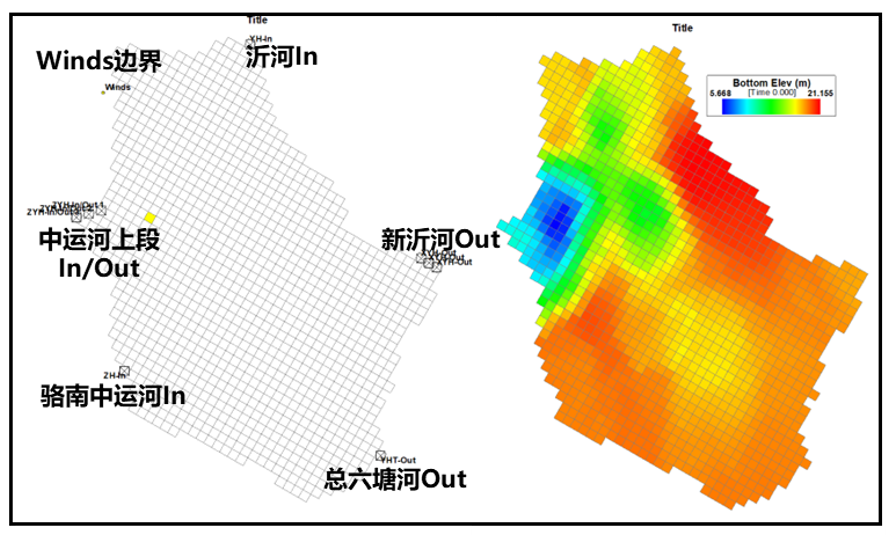
#> input picture 3DWET/case/Lake Luoma/inputs/骆马湖EFDC网格、出入流及底部高程示意.png, 886 x 535 px, found by its file name
$ python analyze_png.py
#> lines starting #> are read from the running program, lines starting #| are printed output that depends on the picture; after the words box and inside, x2 and y2 are one past the last pixel; in counts of white or black regions, pixels touching at a corner belong together
"""Find river marker centroids in reference PNG."""
import numpy as np
from PIL import Image
from scipy import ndimage
import os

PNG_PATH = os.path.join(
    os.path.dirname(os.path.dirname(os.path.abspath(__file__))),
    "case", "inputs", "骆马湖EFDC网格、出入流及底部高程示意.png"
)

img = Image.open(PNG_PATH)
#> img is the input picture: PIL image 886x535 RGBA; mean R, G, B, A 219.1, 210.3, 181.9, 242.6
arr = np.array(img)
r, g, b = arr[:, :, 0], arr[:, :, 1], arr[:, :, 2]
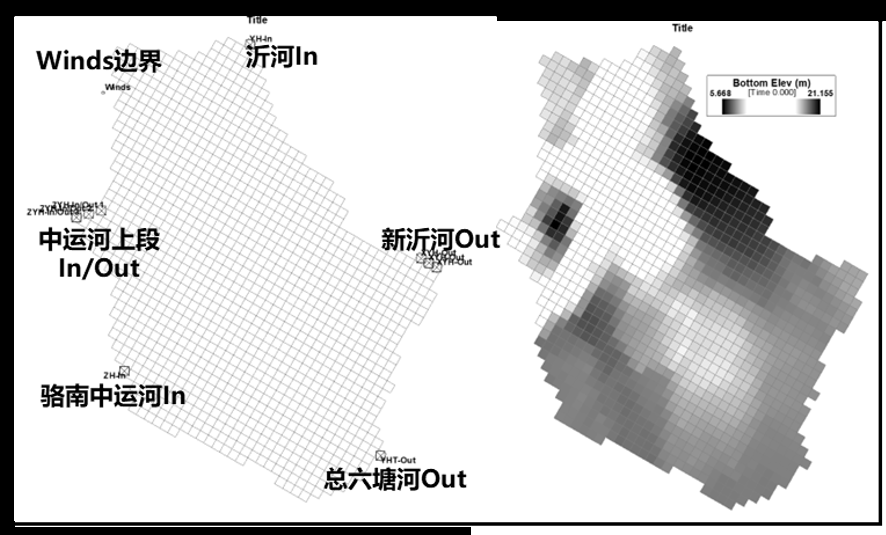
#> g: shape (535, 886); min 0, max 255, mean 210.3
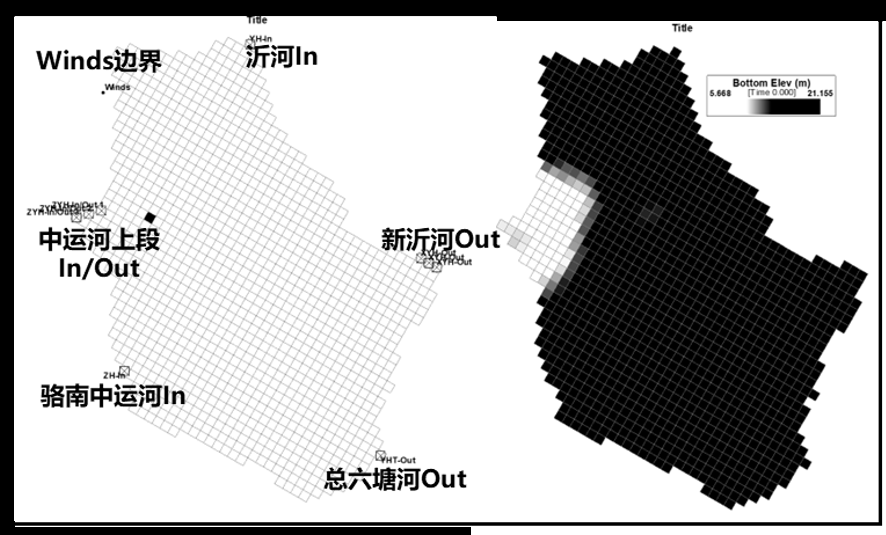
#> b: shape (535, 886); min 0, max 255, mean 181.9

# Find colored regions
red_mask = (r > 200) & (g < 100) & (b < 100)
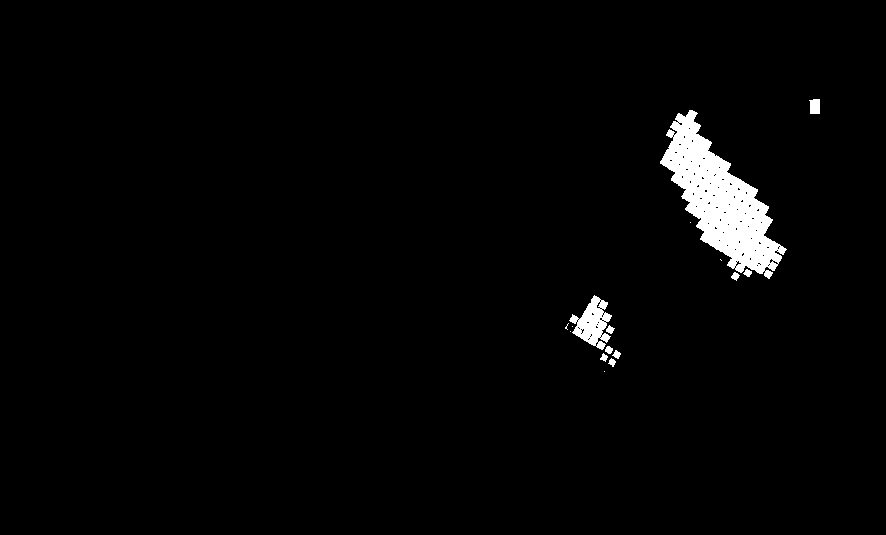
#> red_mask: shape (535, 886) bool; 2.2% white; 16 white regions (6 under 20 px), largest, box (x1, y1, x2, y2) and area: (660, 110, 787, 279) 8890, (569, 295, 612, 350) 1186, (809, 99, 820, 114) 148
blue_mask = (r < 100) & (g < 100) & (b > 200)
#> blue_mask: shape (535, 886) bool; 0.21% white; 2 white regions, box (x1, y1, x2, y2) and area: (542, 199, 573, 250) 854, (722, 99, 733, 114) 149
green_mask = (r < 100) & (g > 200) & (b < 100)
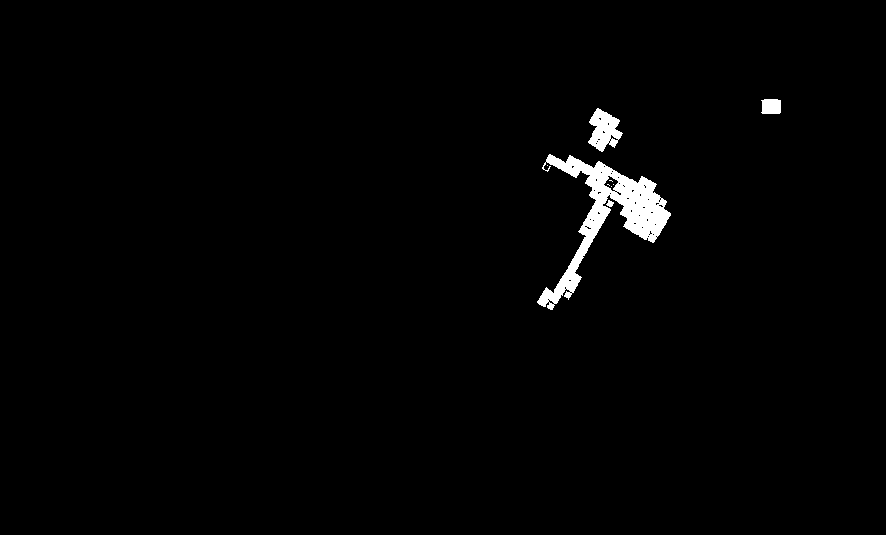
#> green_mask: shape (535, 886) bool; 1.4% white; 9 white regions (5 under 20 px), largest, box (x1, y1, x2, y2) and area: (537, 154, 671, 310) 5416, (588, 108, 623, 152) 902, (761, 99, 781, 114) 281, (606, 200, 614, 207) 35

# Label connected components
for name, mask in [("RED (inflow)", red_mask), ("BLUE (outflow)", blue_mask), ("GREEN", green_mask)]:
    labeled, num = ndimage.label(mask)
    print(f"\n{name}: {num} regions, {np.sum(mask)} pixels total")
    if num > 0:
        for i in range(1, num + 1):
            region = (labeled == i)
            size = np.sum(region)
            if size > 20:  # Filter small noise
                ys, xs = np.where(region)
                cy, cx = ys.mean(), xs.mean()
                print(f"  Region {i}: {size} pixels, centroid=({cy:.0f}, {cx:.0f}), bbox=({ys.min()}-{ys.max()}, {xs.min()}-{xs.max()})")
#> this loop made 3 passes
#> (name, num) on passes 1 to 3: ('RED (inflow)', 26), ('BLUE (outflow)', 2), ('GREEN', 16)
#> (printed output is left out)
#> pass 1, `labeled, num = ndimage.label(mask)`:
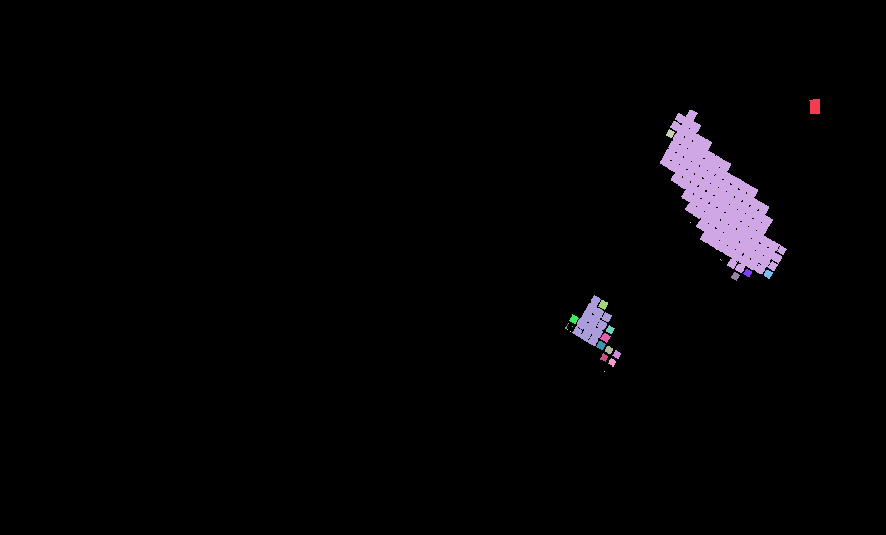
#> labeled: shape (535, 886) int32; 27 distinct labels, from 0 to 26; one colour per label, 0 black
#> after the loop: region: shape (535, 886) bool; 0.01% white; 1 white region, box (x1, y1, x2, y2) and area: (547, 302, 555, 310) 39

# Also find black text (river names)
black_mask = (r < 50) & (g < 50) & (b < 50)
#> black_mask: shape (535, 886) bool; 7.6% white; 148 white regions (82 under 20 px), largest, box (x1, y1, x2, y2) and area: (0, 0, 886, 535) 30294, (373, 468, 396, 490) 241, (66, 384, 88, 407) 228
print(f"\nBlack pixels (text?): {np.sum(black_mask)}")
#| Black pixels (text?): 36079
labeled, num = ndimage.label(black_mask)
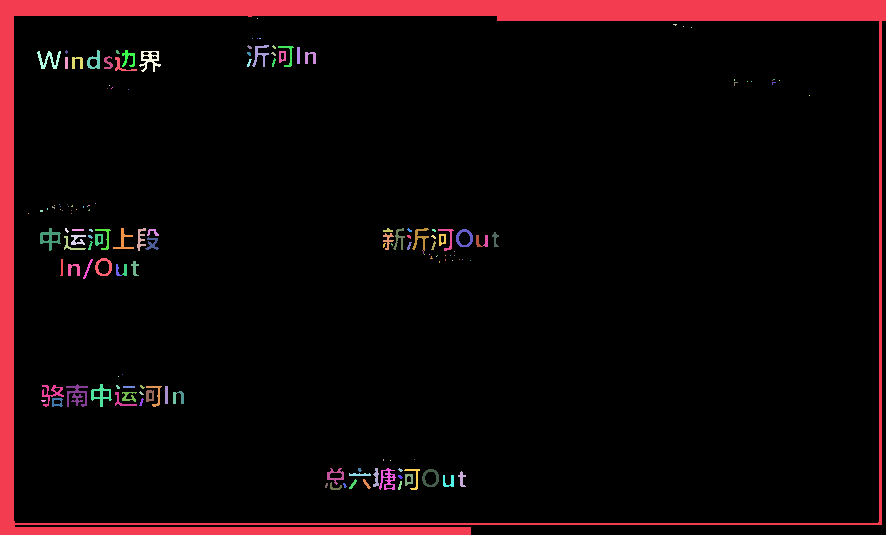
#> labeled: shape (535, 886) int32; 160 distinct labels, from 0 to 159; one colour per label, 0 black
#> num = 159
if num > 0:
    for i in range(1, num + 1):
        region = (labeled == i)
        size = np.sum(region)
        if size > 50:
            ys, xs = np.where(region)
            cy, cx = ys.mean(), xs.mean()
            print(f"  Text region {i}: {size} pixels, centroid=({cy:.0f}, {cx:.0f})")
#> this loop made 159 passes
#> (size, cy, cx) on passes 1, 10, 12, 13, 15, 17, 18, 19, 20, 23, 24, 26: (30294, 178.2, 351.7), (131, 54.34, 259.8), (83, 54.25, 287.9), (51, 55, 298), (118, 60.82, 94.21), (105, 57.91, 128.3), (174, 59.45, 48.46), (204, 59.56, 149.5), (56, 55.96, 281.8), (80, 57.04, 309.9), (60, 62.5, 107.8), (80, 62.01, 76.96)
#> size on passes 2 to 7: 1, 5, 1, 1, 1, 1
#|   Text region 1: 30294 pixels, centroid=(178, 352)
#|   Text region 10: 131 pixels, centroid=(54, 260)
#|   Text region 12: 83 pixels, centroid=(54, 288)
#|   Text region 13: 51 pixels, centroid=(55, 298)
#|   Text region 15: 118 pixels, centroid=(61, 94)
#|   Text region 17: 105 pixels, centroid=(58, 128)
#|   Text region 18: 174 pixels, centroid=(59, 48)
#|   Text region 19: 204 pixels, centroid=(60, 149)
#> (further printed lines are left out)
#> pass 1, `region = (labeled == i)`:
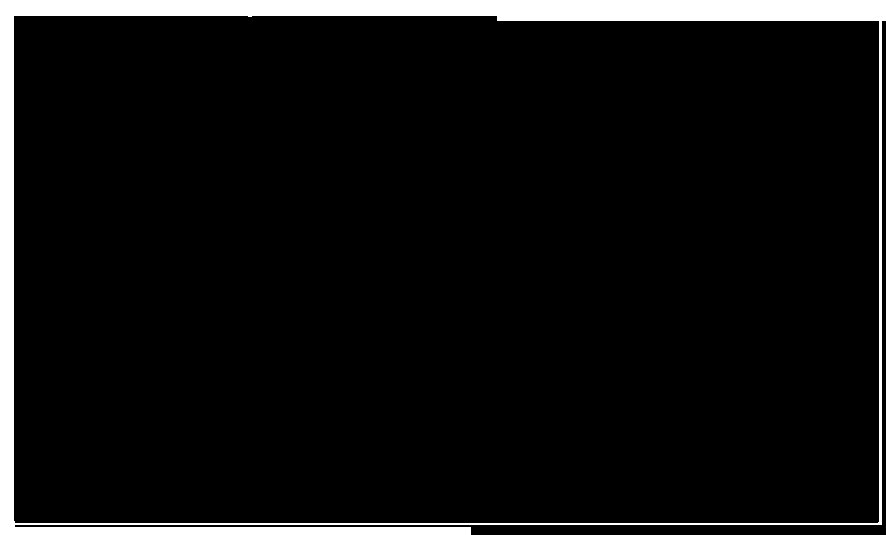
#> region: shape (535, 886) bool; 6.4% white; 1 white region, box (x1, y1, x2, y2) and area: (0, 0, 886, 535) 30294
#> after the loop: region: shape (535, 886) bool; 0% white in thin lines or dots, all inside (x1, y1, x2, y2) = (343, 483, 347, 488)

# Image dimensions for reference
print(f"\nImage size: {img.size} (W x H)")
#| Image size: (886, 535) (W x H)
print(f"Image array: {arr.shape} (H x W x C)")
#| Image array: (535, 886, 4) (H x W x C)
